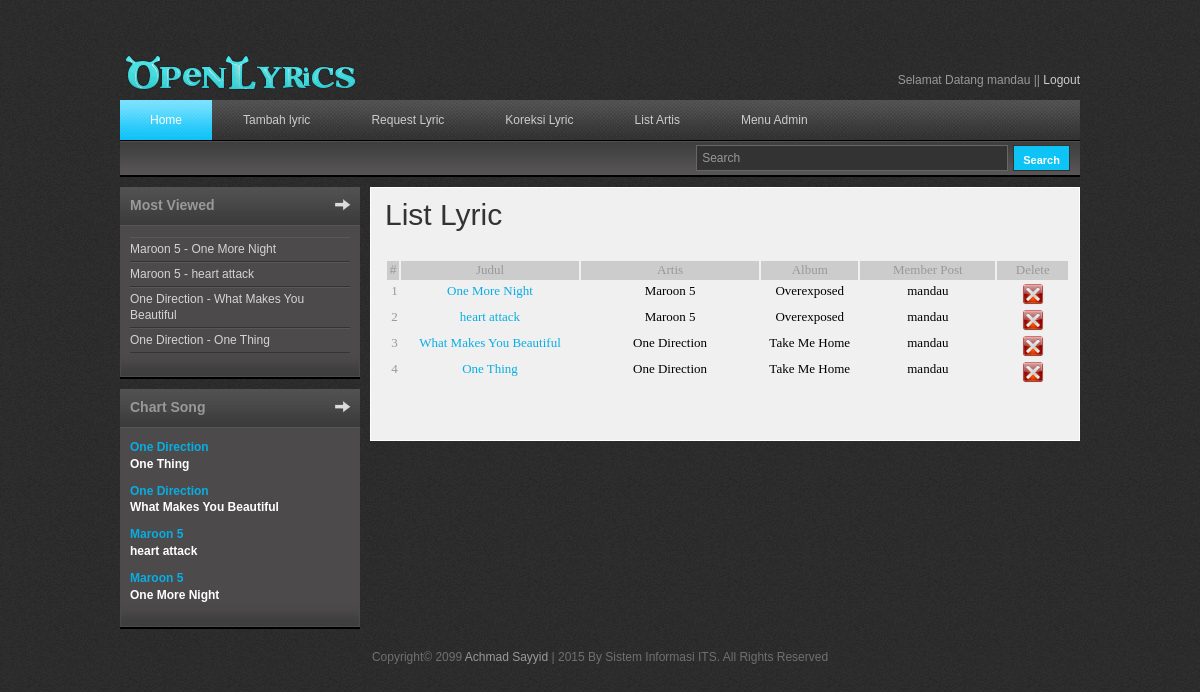
Page /admin/list_lyric.php (signed in) on the committed database.
### tables this page shows
CREATE TABLE IF NOT EXISTS `member` (
  `id_member` int(3) NOT NULL AUTO_INCREMENT,
  `username` varchar(20) NOT NULL,
  `password` varchar(50) NOT NULL,
  `email` varchar(35) NOT NULL,
  `tanggal` datetime NOT NULL,
  PRIMARY KEY (`id_member`)
);

CREATE TABLE IF NOT EXISTS `lyric` (
  `id_lyric` int(3) NOT NULL AUTO_INCREMENT,
  `id_artis` int(3) NOT NULL,
  `id_member` int(3) NOT NULL,
  `id_album` int(3) NOT NULL,
  `judul` varchar(30) NOT NULL,
  `lyric` text NOT NULL,
  `album` varchar(20) NOT NULL,
  `views` int(5) NOT NULL,
  `tanggal` datetime NOT NULL,
  PRIMARY KEY (`id_lyric`)
);

CREATE TABLE IF NOT EXISTS `artis` (
  `id_artis` int(3) NOT NULL AUTO_INCREMENT,
  `nama` varchar(35) NOT NULL,
  `tahun` year(4) NOT NULL,
  `tempat_lahir` varchar(30) NOT NULL,
  `genre` varchar(20) NOT NULL,
  PRIMARY KEY (`id_artis`)
);

CREATE TABLE IF NOT EXISTS `album` (
  `id_album` int(3) NOT NULL AUTO_INCREMENT,
  `id_artis` int(3) NOT NULL,
  `nama` varchar(35) NOT NULL,
  `tahun` year(4) NOT NULL,
  PRIMARY KEY (`id_album`)
);

### admin/list_lyric.php (the view, shortened to what this page needs)
<?php
if(isset($_SESSION['id_member'])){
    $id = $_SESSION['id_member'];
}
include "../conf.php";
?>
<!DOCTYPE html PUBLIC "-//W3C//DTD XHTML 1.0 Transitional//EN" "http://www.w3.org/TR/xhtml1/DTD/xhtml1-transitional.dtd">
<html xmlns="http://www.w3.org/1999/xhtml">
<head>
<link href="../css/templatemo_style.css" rel="stylesheet" type="text/css" />
<link rel="stylesheet" type="text/css" href="../css/ddsmoothmenu.css" />
<link rel="stylesheet" type="text/css" media="all" href="css/jquery.dualSlider.0.2.css" />
</head>
<body>
<div id="templatemo_wrapper">
    <div id="templatemo_header">
        <div id="site_title">
            <h1><a href="index.php">Open Lyrics</a></h1>
        </div>
        <br/>
        <?php
        $query="SELECT * FROM member WHERE id_member='$id'";
        $hasil = mysql_query($query, $koneksi);
        $record = mysql_fetch_array($hasil);
        if ($id !== "") {
        ?>
        <div id="header_right">
      <div id="loginContainer"> <span>Selamat Datang
        <?php echo $record['username'] ?>
        || </span> <span><a href="proses/logout.php">Logout</a>
      </div>
        </div>
        <?php } ?>
    </div>
    <div id="templatemo_menu">
        <div id="top_nav" class="ddsmoothmenu">
            <ul>
        <li><a href="../index.php" class="selected">Home</a></li>
        <li><a href="../add_lyric.php">Tambah lyric</a></li>
        <li><a href="../req_lyric.php">Request Lyric</a></li>
        <li><a href="../corect_lyric.php">Koreksi Lyric</a></li>
        <li><a href="../artis.php">List Artis</a></li>
                <?php if ($id == 1) {  ?>
        <li><a href="#">Menu Admin</a>
        </li>
                <?php }  ?>
            </ul>
            <br style="clear: left" />
        </div>
        <div id="menu_second_bar">
            <div id="templatemo_search">
                <form action="../search.php" method="POST">
                  <input type="text" value="Search" name="keyword" onfocus="clearText(this)" onblur="clearText(this)" class="txt_field" />
                  <input type="submit" name="Search" value=" Search " class="sub_btn"  />
                </form>
            </div>
        </div>
    </div>
    <div id="templatemo_main">
        <div id="sidebar" class="float_l">
      <div class="sidebar_box"><span class="bottom"></span>
        <h3>Most Viewed</h3>
        <div class="content">
          <ul class="sidebar_list">
            <?php
                        $sql = "SELECT * FROM lyric ORDER by views DESC LIMIT 15";
                        $hasil=mysql_query($sql,$koneksi);
                        while($rows = mysql_fetch_array($hasil)){
                        $singer = mysql_fetch_array(mysql_query("SELECT nama FROM artis WHERE id_artis='".$rows['id_artis']."'"));
                        ?>
            <li><a href="../view.php?id=<?php echo $rows['id_lyric'] ?>">
              <?php echo $singer['nama'] ." - ". $rows['judul'] ?>
              </a></li>
            <?php } ?>
          </ul>
        </div>
      </div>
      <div class="sidebar_box"><span class="bottom"></span>
        <h3>Chart Song</h3>
        <div class="content">
          <div class="bs_box">
            <?php
                        $sql = "SELECT * FROM lyric ORDER by tanggal DESC LIMIT 5";
                        $hasil=mysql_query($sql,$koneksi);
                        while($rows = mysql_fetch_array($hasil)){
                        $singer = mysql_fetch_array(mysql_query("SELECT nama FROM artis WHERE id_artis='".$rows['id_artis']."'"));
                        ?>
            <h4><a href="../view.php?id=<?php echo $rows['id_lyric'] ?>">
              <?php echo $singer['nama'] ?>
            </h4>
            <p class="price">
              <?php echo $rows['judul'] ?>
            </p></a>
            <?php } ?>
          </div>
        </div>
      </div>
        </div>
        <div id="content" class="float_r">
            <h1>List Lyric</h1>
                <div id="contact_form">
                    <table width="685" border="0">
                      <tr>
                        <td width="10" bgcolor="#CCCCCC"><div align="center">#</div></td>
                        <td width="200" bgcolor="#CCCCCC"><div align="center"><font face="verdana" size="2">Judul</font></div></td>
                        <td width="200" bgcolor="#CCCCCC"><div align="center"><font face="verdana" size="2">Artis</font></div></td>
                        <td width="100" bgcolor="#CCCCCC"><div align="center"><font face="verdana" size="2">Album</font></div></td>
                        <td width="150" bgcolor="#CCCCCC"><div align="center"><font face="verdana" size="2">Member Post</font></div></td>
                        <?php if ($id==1) { ?>
                        <td width="75" bgcolor="#CCCCCC"><div align="center"><font face="verdana" size="2">Delete</font></div></td>
                        <?php } ?>
                      </tr>
                      <?php
                        $nomor = 1;
                        $sql = "SELECT * FROM lyric";
                        $hasil=mysql_query($sql,$koneksi);
                        while($record=mysql_fetch_array($hasil)){
                        $artis = mysql_fetch_array(mysql_query("SELECT nama FROM artis WHERE id_artis = $record[id_artis]"));
                        $album = mysql_fetch_array(mysql_query("SELECT nama FROM album WHERE id_album = $record[id_album]"));
                        $member = mysql_fetch_array(mysql_query("SELECT username FROM member WHERE id_member = $record[id_member]"));
                      ?>
                      <tr>
                       <td valign="top">&nbsp;<font face="verdana" size="2"><?php echo $nomor++; ?></font></td>
                       <td valign="top"><div align="center"><font face="verdana" size="2"><a href="../view.php?id=<?php echo $record['id_lyric']?>"><?php echo $record['judul']; ?></a></font></div></td>
                       <td valign="top"><div align="center"><font face="verdana" size="2" color="black"><?php echo $artis['nama']; ?></font></div></td>
                       <td valign="top"><div align="center"><font face="verdana" size="2" color="black"><?php echo $album['nama']; ?></font></div></td>
                       <td valign="top"><div align="center"><font face="verdana" size="2" color="black"><?php echo $member['username']; ?></font></div></td>
                       <?php if ($id==1) { ?>
                       <td valign="top"><div align="center"><a href="<?php echo '../proses/delete.php?del='.$record['id_lyric']; ?>"><img src="../images/delete.png" alt="" width="22" height="22"/></a></div></td>
                       <?php } ?>
                      </tr>
                      <?php } if ($record = "") { ?>
                      <h4>Tidak Ada Member !!</h4>
                      <div class="cleaner h50"></div><div class="cleaner h50"></div>
                      <div class="cleaner h50"></div>
                      <?php } ?>
                    </table>
                </div>
            </div>
    </div>
    <div id="templatemo_footer">
Copyright© 2099 <a href="https://www.facebook.com/prastyo.adi.108">Achmad Sayyid</a> | 2015 By Sistem Informasi ITS. All Rights Reserved
    </div>
</div>
</body>
</html>

### css/templatemo_style.css (style rules this page uses)
body { margin: 0; padding: 0; color: #999; font-family: Tahoma, Geneva, sans-serif; font-size: 12px; line-height: 1.4em; background-color: #2e2e2e; background-repeat: repeat; background-image: url(../images/templatemo_body.jpg) }
a, a:link, a:visited { color: #08aee3; font-weight: normal; text-decoration: none; }
p { margin: 0 0 10px 0; padding: 0; }
img { border: none; }
h1, h2, h3, h4, h5, h6 { color: #333; font-weight: normal; }
h1 { font-size: 30px; margin: 0 0 30px; padding: 5px 0; }
h3 { font-size: 20px; margin: 0 0 20px; padding: 0; }
h4 { font-size: 16px; margin: 0 0 15px; padding: 0; }
.float_l { float: left }
.float_r { float: right }
#templatemo_wrapper { width: 960px; margin: 0 auto; padding: 0 10px 10px; }
#templatemo_header { width: 100%; padding: 50px 0 10px; }
#templatemo_menu { width: 100%; height: 77px; margin-bottom: 10px; background: url(../images/templatemo_menu.jpg) repeat-x }
#templatemo_main { width: 100%; margin-bottom: 10px; }
#content { width: 680px; background: #f0f0f0; border: 1px solid #fff; padding: 14px; }
#sidebar { width: 240px }
#templatemo_footer { text-align: center; }
#site_title { float: left; widht: 100% height: 100% }
#site_title h1 { margin: 0; padding: 0; }
#site_title h1 a { display: block; width: 250px; height: 40px; font-size: 12px; text-indent: -10000px; color: #999; text-align: left; background: url(../images/templatemo_logo.png) no-repeat top left; }
#header_right { float: right; margin-top: 5px; }
#header_right a { color: #ccc; }
#menu_second_bar { padding: 5px 10px; }
#templatemo_search { float: right; }
#templatemo_search form { margin: 0; padding: 0; }
#templatemo_search .txt_field { float: left; display: block; margin-right: 5px; height: 24px; line-height: 24px; width: 300px; color: #999; font-size: 12px; padding: 0 5px; font-variant: normal; border: 1px solid #666; background: #333; }
#templatemo_search .sub_btn { float: right; display: block; color: #fff; height: 26px; font-size: 11px; font-weight: 700; line-height: 26px; cursor: pointer; border: 1px solid #333; background: #0ec4f7; }
.sidebar_box { position: relative; background: #4c4a4a; margin-bottom: 36px; }
.sidebar_box h3 { font-size: 14px; font-weight: 700; padding: 10px; width: 220px; height: 20px; margin-bottom: 0; background: url(../images/templatemo_sidebar_header.jpg) no-repeat; color: #999 }
.sidebar_box span.bottom { position: absolute; bottom: -26px; left: 0; width: 240px; height: 26px; background: url(../images/templatemo_sidebar_bottom.jpg) }
#sidebar .sidebar_box .content { padding: 10px 10px 0; }
#sidebar .sidebar_list { margin: 0; padding: 0; list-style: none; }
#sidebar .sidebar_list li { display: block; margin: 0; padding: 3px 0; border-top: 1px solid #595858; border-bottom: 1px solid #343434; }
#sidebar .sidebar_list li a { color: #d6d3d3; }
.bs_box { clear: both; margin-bottom: 20px }
.bs_box h4 { margin-bottom: 0 }
.bs_box h4 a { font-size: 12px; color: #08aee3; font-weight: 700 }
.bs_box .price { font-size: 12px; font-weight: 700; color: #fff }
#contact_form { padding: 0; width: 312px; margin-bottom: 40px; }
#templatemo_footer { color: #707070; }
#templatemo_footer a { color: #999; }
#loginContainer { position:relative; float:right; font-size:12px; }

### css/ddsmoothmenu.css (style rules this page uses)
.ddsmoothmenu ul { z-index:100; margin: 0; padding: 0; list-style-type: none; }
.ddsmoothmenu ul li { position: relative; display: inline; float: left; }
.ddsmoothmenu ul li a { display: block; padding: 0 30px; height: 40px; line-height: 40px; margin-right: 1px; font-size: 12px; color: #ccc; text-decoration: none; outline: none; text-align: center; background: url(images/templatemo_menu_divider.png) right center no-repeat }
.ddsmoothmenu ul li a.selected, .ddsmoothmenu ul li a:hover { color: #fff; background: url(../images/templatemo_menu_hover.jpg) repeat-x }

### rows in the picture
member: username "mandau"
lyric: id_artis.nama "Maroon 5", judul "One More Night", id_album.nama "Overexposed", id_member.username "mandau"
lyric: id_artis.nama "Maroon 5", judul "heart attack", id_album.nama "Overexposed", id_member.username "mandau"
lyric: id_artis.nama "One Direction", judul "What Makes You Beautiful", id_album.nama "Take Me Home", id_member.username "mandau"
lyric: id_artis.nama "One Direction", judul "One Thing", id_album.nama "Take Me Home", id_member.username "mandau"
